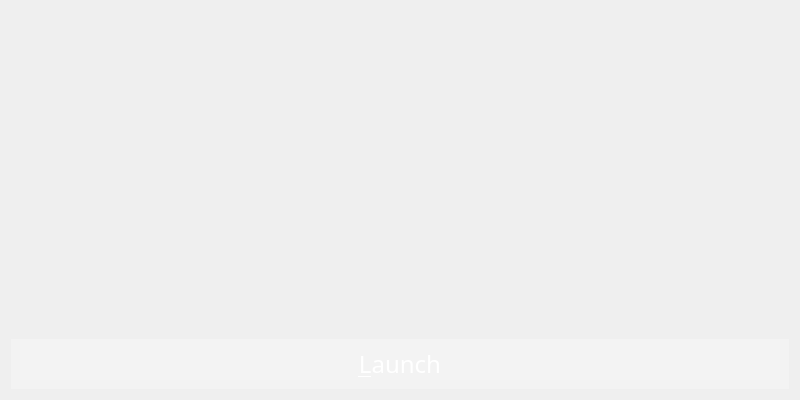
<?xml version="1.0" encoding="UTF-8"?>
<ui version="4.0">
 <class>StartGameTab</class>
 <widget class="QWidget" name="StartGameTab">
  <property name="geometry">
   <rect>
    <x>0</x>
    <y>0</y>
    <width>800</width>
    <height>400</height>
   </rect>
  </property>
  <property name="windowTitle">
   <string>Form</string>
  </property>
  <layout class="QVBoxLayout" name="verticalLayout">
   <item>
    <spacer name="verticalSpacer">
     <property name="orientation">
      <enum>Qt::Vertical</enum>
     </property>
     <property name="sizeHint" stdset="0">
      <size>
       <width>20</width>
       <height>323</height>
      </size>
     </property>
    </spacer>
   </item>
   <item>
    <widget class="QPushButton" name="start_pb">
     <property name="sizePolicy">
      <sizepolicy hsizetype="Expanding" vsizetype="Fixed">
       <horstretch>0</horstretch>
       <verstretch>0</verstretch>
      </sizepolicy>
     </property>
     <property name="minimumSize">
      <size>
       <width>0</width>
       <height>50</height>
      </size>
     </property>
     <property name="font">
      <font>
       <family>Minecraft</family>
       <pointsize>18</pointsize>
       <weight>50</weight>
       <italic>false</italic>
       <bold>false</bold>
       <kerning>true</kerning>
      </font>
     </property>
     <property name="styleSheet">
      <string notr="true">QPushButton{
	color: rgb(255, 255, 255);
	border: 0px;
	background-color: rgba(255, 255, 255, 63);
}
QPushButton:hover{
	background-color: rgba(255, 255, 255, 79);
}
QPushButton:disabled{
	color: rgb(63, 63, 63);
	background-color: rgba(127, 127, 127, 191);
}</string>
     </property>
     <property name="text">
      <string>&amp;Launch</string>
     </property>
    </widget>
   </item>
  </layout>
 </widget>
 <resources/>
 <connections/>
</ui>
